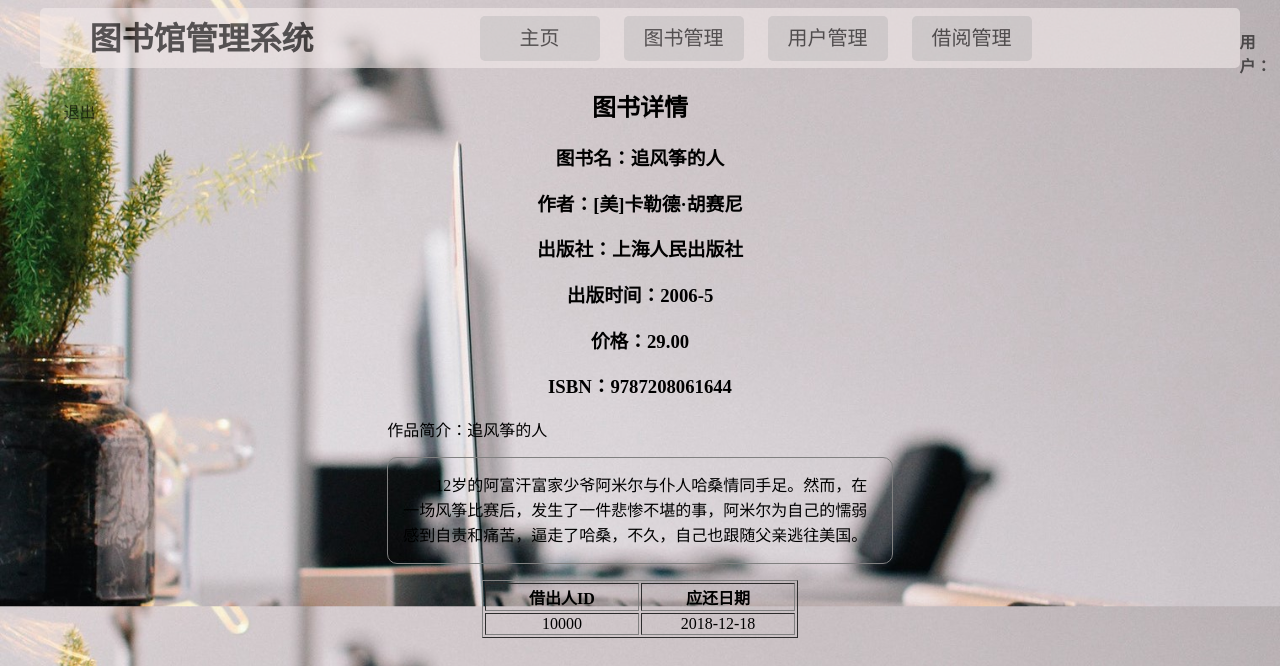
Page /detailInfor.php?book_id=1 on the committed database.
### tables this page shows
CREATE TABLE `book_info` (
  `id` int(11) NOT NULL,
  `name` char(30) NOT NULL,
  `author` char(30) NOT NULL,
  `press` char(20) NOT NULL,
  `press_time` char(10) NOT NULL,
  `price` char(10) NOT NULL,
  `ISBN` char(13) NOT NULL,
  `desc` text
);

CREATE TABLE `borrow_list` (
  `book_id` int(11) NOT NULL,
  `user_id` int(11) NOT NULL,
  `borrow_date` date NOT NULL,
  `back_date` date NOT NULL
);

### detailInfor.php (the view)
<?php
include_once("conn.php");
include_once('header.php');
$id = $_GET['book_id'];
$query = "select * from book_info where id='$id'";
$stmt= $dbh->query($query);
$query2 = "select * from borrow_list where book_id = '$id'";
$stmt2 = $dbh->query($query2);
?>
<div id="book_detiail">
    <h2>图书详情</h2>
    <?php
        foreach ($stmt as $row){
            echo "<h3>图书名：".$row['name']."</h3>";
            echo "<h3>作者：".$row['author']."</h3>";
            echo "<h3>出版社：".$row['press']."</h3>";
            echo "<h3>出版时间：".$row['press_time']."</h3>";
            echo "<h3>价格：".$row['price']."</h3>";
            echo "<h3>ISBN：".$row['ISBN']."</h3>";
            echo "作品简介：".$row['name']."</br>";
            echo "<p>".$row['desc']."</p>";
        }
        if($stmt2->rowCount()!=0){
            foreach ($stmt2 as $row)
            echo "<table border='1px black solid'>";
            echo "<tr>";
            echo "<th>借出人ID</th>";
            echo "<th>应还日期</th>";
            echo "</tr>";
            echo "<tr>";
            echo "<td>{$row['user_id']}</td>";
            echo "<td>{$row['back_date']}</td>";
            echo "</tr>";
            echo "</table>";
        }
    ?>
</div>

### style/style.css (style rules this page uses)
body { background: url("../images/bg.jpg"); background-attachment:fixed; background-size: 100%; }
#book_detiail { margin: 10px auto; width: 40%; }
#book_detiail h2,h3 { text-align: center; }
#book_detiail p { font-family: Calibri; text-indent: 2em; text-align: left; border: 1px gray solid; border-radius: 10px; padding: 15px; line-height: 25px; }
#book_detiail table { margin: auto; text-align: center; }
#book_detiail table td { width: 150px; }
#userinfo h2,h3 { text-align: center; }

### rows in the picture
book_info: name "追风筝的人", author "[美]卡勒德·胡赛尼", press "上海人民出版社", press_time "2006-5", price "29.00", ISBN "9787208061644", desc "12岁的阿富汗富家少爷阿米尔与仆人哈桑情同手足。然而，在一场风筝比赛后，发生了一件悲惨不堪的事，阿米尔为自己的懦弱感到自责和痛苦，逼走了哈桑，不久，自己也跟随父亲逃往美国。"
borrow_list: user "10000", back_date "2018-12-18"
